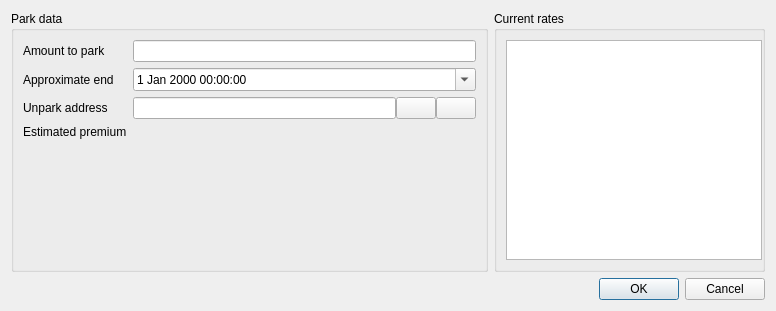
<?xml version="1.0" encoding="UTF-8"?>
<ui version="4.0">
 <class>ParkDialog</class>
 <widget class="QDialog" name="ParkDialog">
  <property name="geometry">
   <rect>
    <x>0</x>
    <y>0</y>
    <width>776</width>
    <height>311</height>
   </rect>
  </property>
  <property name="windowTitle">
   <string>Dialog</string>
  </property>
  <layout class="QVBoxLayout" name="verticalLayout">
   <item>
    <layout class="QHBoxLayout" name="horizontalLayout">
     <item>
      <widget class="QGroupBox" name="groupBox">
       <property name="sizePolicy">
        <sizepolicy hsizetype="Preferred" vsizetype="Preferred">
         <horstretch>1</horstretch>
         <verstretch>0</verstretch>
        </sizepolicy>
       </property>
       <property name="title">
        <string>Park data</string>
       </property>
       <layout class="QFormLayout" name="formLayout">
        <property name="fieldGrowthPolicy">
         <enum>QFormLayout::AllNonFixedFieldsGrow</enum>
        </property>
        <item row="0" column="0">
         <widget class="QLabel" name="label">
          <property name="text">
           <string>Amount to park</string>
          </property>
         </widget>
        </item>
        <item row="2" column="0">
         <widget class="QLabel" name="label_2">
          <property name="text">
           <string>Approximate end</string>
          </property>
         </widget>
        </item>
        <item row="4" column="0">
         <widget class="QLabel" name="label_3">
          <property name="text">
           <string>Unpark address</string>
          </property>
         </widget>
        </item>
        <item row="4" column="1">
         <layout class="QHBoxLayout" name="horizontalLayout_3">
          <property name="spacing">
           <number>0</number>
          </property>
          <item>
           <widget class="QValidatedLineEdit" name="unparkAddress">
            <property name="toolTip">
             <string>Enter a BlockCredits address where unparked coins will be sent</string>
            </property>
            <property name="maxLength">
             <number>34</number>
            </property>
           </widget>
          </item>
          <item>
           <widget class="QPushButton" name="addressBookButton">
            <property name="toolTip">
             <string>Choose adress from address book</string>
            </property>
            <property name="text">
             <string/>
            </property>
            <property name="icon">
             <iconset resource="../bitcoin.qrc">
              <normaloff>:/icons/address-book</normaloff>:/icons/address-book</iconset>
            </property>
            <property name="shortcut">
             <string>Alt+A</string>
            </property>
            <property name="autoDefault">
             <bool>false</bool>
            </property>
            <property name="flat">
             <bool>false</bool>
            </property>
           </widget>
          </item>
          <item>
           <widget class="QPushButton" name="pasteButton">
            <property name="toolTip">
             <string>Paste address from clipboard</string>
            </property>
            <property name="text">
             <string/>
            </property>
            <property name="icon">
             <iconset resource="../bitcoin.qrc">
              <normaloff>:/icons/editpaste</normaloff>:/icons/editpaste</iconset>
            </property>
            <property name="shortcut">
             <string>Alt+P</string>
            </property>
            <property name="autoDefault">
             <bool>false</bool>
            </property>
           </widget>
          </item>
         </layout>
        </item>
        <item row="5" column="0">
         <widget class="QLabel" name="label_4">
          <property name="text">
           <string>Estimated premium</string>
          </property>
         </widget>
        </item>
        <item row="0" column="1">
         <widget class="BitcoinAmountField" name="amount"/>
        </item>
        <item row="2" column="1">
         <widget class="QDateTimeEdit" name="end">
          <property name="calendarPopup">
           <bool>true</bool>
          </property>
         </widget>
        </item>
        <item row="5" column="1">
         <widget class="QLabel" name="estimatedPremium">
          <property name="text">
           <string/>
          </property>
         </widget>
        </item>
       </layout>
      </widget>
     </item>
     <item>
      <widget class="QGroupBox" name="groupBox_2">
       <property name="sizePolicy">
        <sizepolicy hsizetype="Preferred" vsizetype="Preferred">
         <horstretch>0</horstretch>
         <verstretch>0</verstretch>
        </sizepolicy>
       </property>
       <property name="title">
        <string>Current rates</string>
       </property>
       <layout class="QVBoxLayout" name="verticalLayout_2">
        <property name="rightMargin">
         <number>0</number>
        </property>
        <item>
         <widget class="QTableWidget" name="rates">
          <attribute name="horizontalHeaderStretchLastSection">
           <bool>true</bool>
          </attribute>
          <attribute name="verticalHeaderVisible">
           <bool>false</bool>
          </attribute>
         </widget>
        </item>
       </layout>
      </widget>
     </item>
    </layout>
   </item>
   <item>
    <widget class="QDialogButtonBox" name="buttonBox">
     <property name="orientation">
      <enum>Qt::Horizontal</enum>
     </property>
     <property name="standardButtons">
      <set>QDialogButtonBox::Cancel|QDialogButtonBox::Ok</set>
     </property>
    </widget>
   </item>
  </layout>
 </widget>
 <customwidgets>
  <customwidget>
   <class>BitcoinAmountField</class>
   <extends>QLineEdit</extends>
   <header>bitcoinamountfield.h</header>
   <container>1</container>
  </customwidget>
  <customwidget>
   <class>QValidatedLineEdit</class>
   <extends>QLineEdit</extends>
   <header>qvalidatedlineedit.h</header>
  </customwidget>
 </customwidgets>
 <resources>
  <include location="../bitcoin.qrc"/>
 </resources>
 <connections>
  <connection>
   <sender>buttonBox</sender>
   <signal>accepted()</signal>
   <receiver>ParkDialog</receiver>
   <slot>accept()</slot>
   <hints>
    <hint type="sourcelabel">
     <x>248</x>
     <y>254</y>
    </hint>
    <hint type="destinationlabel">
     <x>157</x>
     <y>274</y>
    </hint>
   </hints>
  </connection>
  <connection>
   <sender>buttonBox</sender>
   <signal>rejected()</signal>
   <receiver>ParkDialog</receiver>
   <slot>reject()</slot>
   <hints>
    <hint type="sourcelabel">
     <x>316</x>
     <y>260</y>
    </hint>
    <hint type="destinationlabel">
     <x>286</x>
     <y>274</y>
    </hint>
   </hints>
  </connection>
 </connections>
</ui>
